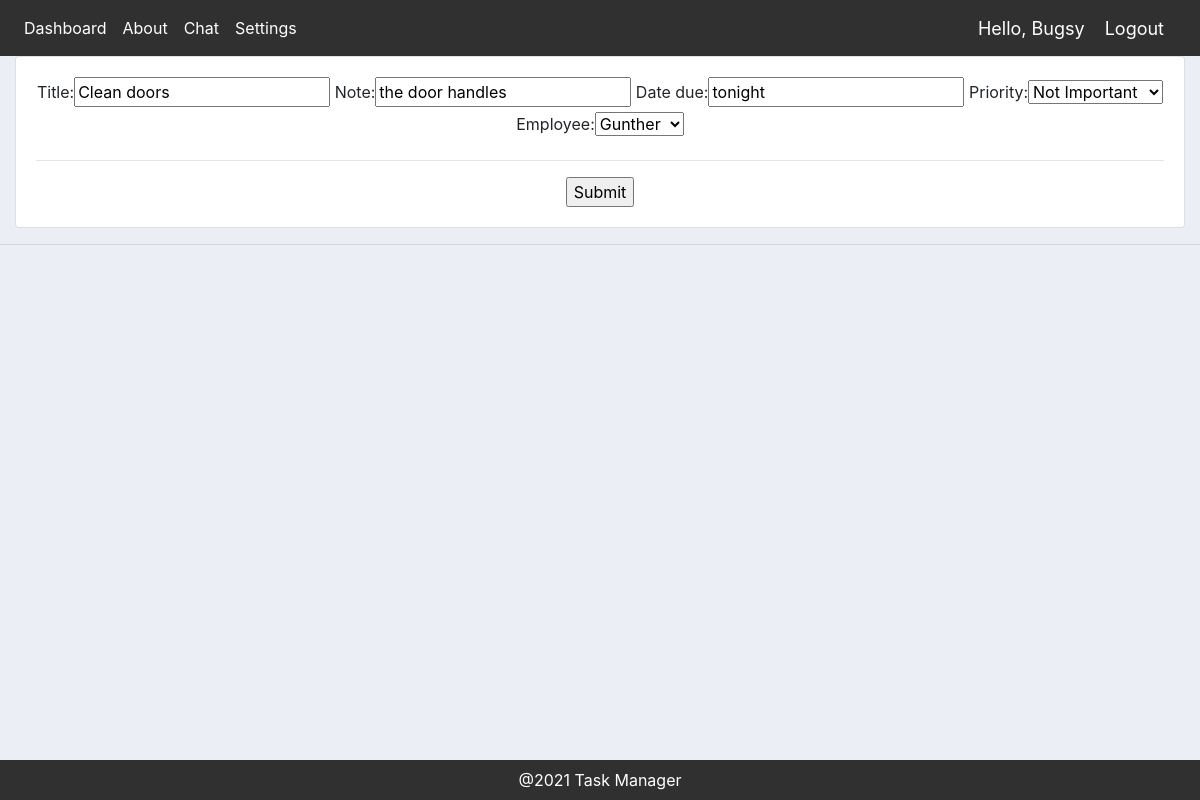
The page /update_task/9/ (signed in) on the database its author committed.
### schedule_app/models.py (models this page shows, shortened)
class Task(models.Model):
    STATUS = (
        ('Pending', 'Pending'),
        ('In Progress', 'In Progress'),
        ('Complete', 'Complete')
    )
    PRIORITY = (
        ('Not Important', 'Not Important'),
        ('Important', 'Important'),
        ('Very Important', 'Very Important')
    )
    title = models.CharField(max_length=200, null=True)
    note = models.CharField(max_length=200, null=True, blank=True)
    date_assigned = models.DateTimeField(auto_now_add=True)
    date_due = models.CharField(max_length=200, null=True, blank=True)
    priority = models.CharField(max_length=200, null=True, choices=PRIORITY)
    status = models.CharField(max_length=200, null=True, choices=STATUS)
    employee = models.ForeignKey(
        Employee, null=True, on_delete=models.SET_NULL)

### schedule_app/views.py (the view)
# urls.py: path('update_task/<str:pk>/', views.updateTask, name='update_task'),
@login_required(login_url='login')
def updateTask(request, pk):
    task = Task.objects.get(id=pk)
    formset = TaskForm(instance=task)
    if request.method == 'POST':
        form = TaskForm(request.POST, instance=task)
        if form.is_valid():
            form.save()
            return redirect('/')
    context = {'formset': formset}
    return render(request, 'schedule_app/update_form.html', context)

### schedule_app/forms.py
class TaskForm(ModelForm):
    class Meta:
        model = Task
        fields = ['title', 'note', 'date_due', 'priority', 'employee']

### schedule_app/models.py (called while the page is built)
    def __str__(self):
        return self.name

### schedule_app/templates/schedule_app/update_form.html (shortened to what this page needs)
{% extends 'schedule_app/main.html' %}
{% load static %}
{% block content %}
<div class="row">
    <div class="col-md-12">
        <div class="card card-body" style="text-align: center;">
            <form action="" method="POST">
                {{formset}}
                <hr>
                <input type="submit" name="Submit">
            </form>
        </div>
    </div>
</div>
{% endblock %}

### schedule_app/templates/schedule_app/navbar.html (shortened to what this page needs)
{% load static %}
<nav class="navbar navbar-expand-lg bg-dark" style="background-color: #303030 !important;">
    <div class="collapse navbar-collapse" id="navbarNav">
        <ul class="navbar-nav">
            <li class="nav-item">
                <a class="nav-link" style="color: white; " href="{% url 'home' %}">Dashboard</a>
            </li>
            <li class="nav-item">
                <a class="nav-link" style="color: white;" href="{% url 'about' %}">About</a>
            </li>
            <li class="nav-item">
                <a class="nav-link" style="color: white;" href="{% url 'chat' %}">Chat</a>
            </li>
            {% if request.user.is_authenticated %}
            <li class="nav-item">
                <a class="nav-link" style="color: white;" href="{% url 'account' %}">Settings</a>
            </li>
            {% endif %}
        </ul>
    </div>
    {% if request.user.is_authenticated %}
    <span class="hello-msg">Hello, {{request.user}}</span>
    <span><a class="hello-msg" href="{% url 'logout' %}">Logout</a></span>
    {% endif %}
</nav>

### schedule_app/static/css/main.css (style rules this page uses)
body { background-color: #ebeff5; }

### schedule_app/templates/schedule_app/navbar.html (style rules this page uses)
.hello-msg { font-size: 18px; color: white; margin-right: 20px; }

### rows shown on the page
Task: title "Clean doors", note "the door handles", date_due "tonight", priority "Not Important", employee "Gunther"

### other values the page prints
{{ request.user }} "Bugsy"
